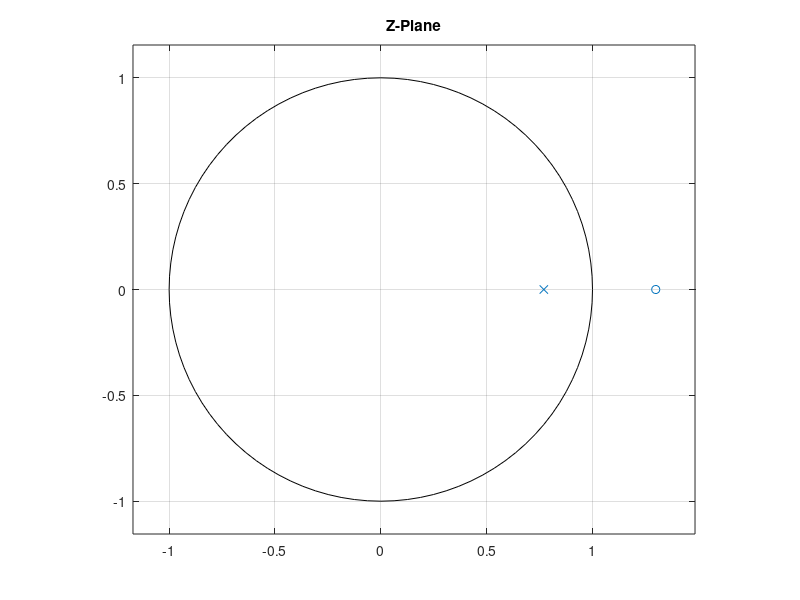
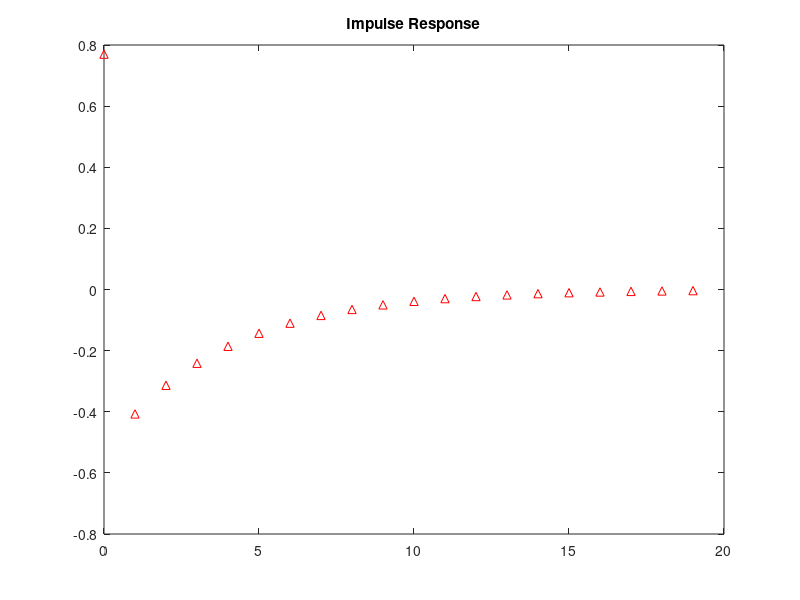
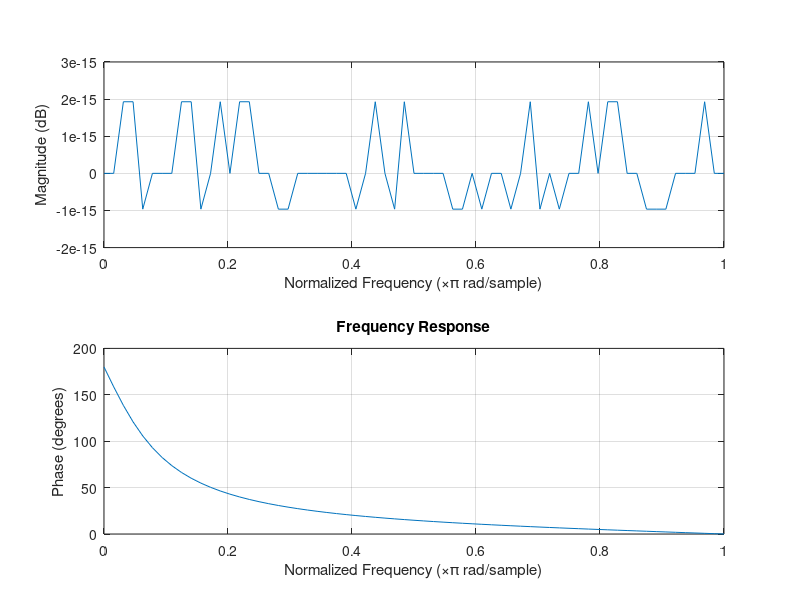

The MATLAB script that drew these images, in order:
clc;clear all;
dem = [1 -.77];
num = [.77 -1];
figure,zplane(num,dem)
title('Z-Plane')
figure,impz(num,dem,20)
title('Impulse Response')
figure,freqz(num,dem,64)
title('Frequency Response')